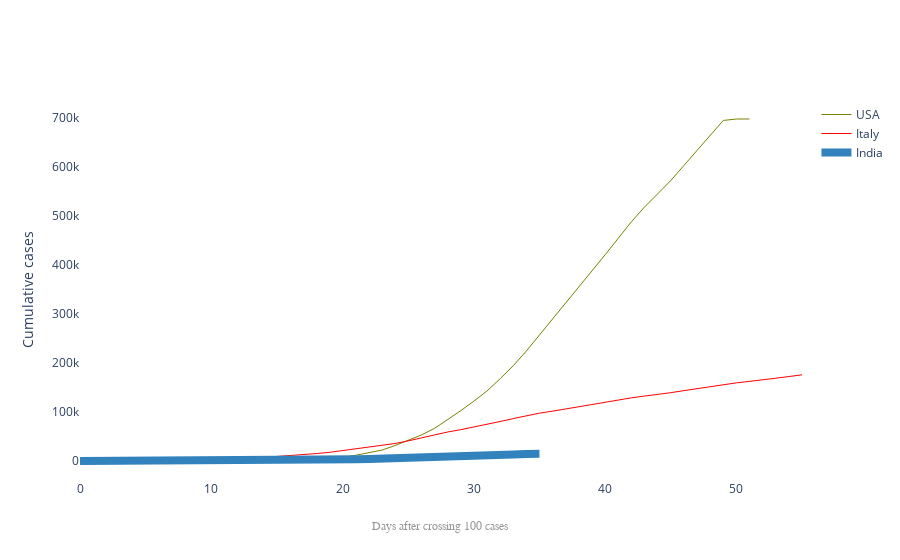

Here is the notebook cell this chart was saved with:
### Code cell
# Trend after crossing 100 cases
# import plotly.graph_objects as go

title = 'Main Source for News'
labels = ['USA', 'Italy', 'India']
colors = ['rgb(122,128,0)', 'rgb(255,0,0)', 'rgb(49,130,189)']

mode_size = [10, 10, 12]
line_size = [1, 1, 8]

fig = go.Figure()


fig.add_trace(go.Scatter(x=dbd_USA['Days after surpassing 100 cases'], 
                 y=dbd_USA['Total Cases'],mode='lines',
                 name=labels[0],
                 line=dict(color=colors[0], width=line_size[0]),            
                 connectgaps=True))
fig.add_trace(go.Scatter(x=dbd_Italy['Days after surpassing 100 cases'], 
                 y=dbd_Italy['Total Cases'],mode='lines',
                 name=labels[1],
                 line=dict(color=colors[1], width=line_size[1]),            
                 connectgaps=True))

fig.add_trace(go.Scatter(x=dbd_India['Days after surpassing 100 cases'], 
                 y=dbd_India['Total Cases'],mode='lines',
                 name=labels[2],
                 line=dict(color=colors[2], width=line_size[2]),            
                 connectgaps=True))
    
    
    
annotations = []

annotations.append(dict(xref='paper', yref='paper', x=0.5, y=-0.1,
                              xanchor='center', yanchor='top',
                              text='Days after crossing 100 cases ',
                              font=dict(family='Arial',
                                        size=12,
                                        color='rgb(150,150,150)'),
                              showarrow=False))

fig.update_layout(annotations=annotations,plot_bgcolor='white',yaxis_title='Cumulative cases')

fig.show()

### Figure 1 — Plotly figure (JSON) as saved in the notebook; plotly's stock layout.template omitted (floating-point values rounded to 4 significant figures)
{"data": [{"connectgaps": true, "line": {"color": "rgb(122,128,0)", "width": 1}, "mode": "lines", "name": "USA", "type": "scatter", "x": [null, null, null, null, null, null, null, null, null, null, null, null, null, null, null, null, null, null, null, null, null, null, null, null, null, null, null, null, null, null, null, null, null, null, null, null, null, 0, 1, 2, 3, 4, 5, 6, 7, 8, 9, 10, 11, 12, 13, 14, 15, 16, 17, 18, 19, 20, 21, 22, 23, 24, 25, 26, 27, 28, 29, 30, 31, 32, 33, 34, 35, 36, 37, 38, 39, 40, 41, 42, 43, 44, 45, 46, 47, 48, 49, 50, 51], "y": [1, 1, 1, 2, 2, 5, 5, 5, 10, 11, 17, 18, 21, 32, 32, 43, 43, 55, 55, 55, 67, 67, 67, 67, 67, 67, 67, 67, 67, 67, 67, 69, 69, 69, 69, 69, 70, 130, 131, 134, 135, 135, 135, 135, 135, 135, 135, 135, 135, 135, 135, 135, 135, 592, 1435, 2418, 4168, 7118, 11687, 17319, 22167, 31567, 41878, 53044, 66495, 83883, 102626, 122078, 142810, 167724, 194379, 224486, 256940, 291136, 324136, 355376, 388878, 420875, 454481, 488233, 518236, 545657, 572298, 603018, 633360, 662927, 695092, 698076, 698076]}, {"connectgaps": true, "line": {"color": "rgb(255,0,0)", "width": 1}, "mode": "lines", "name": "Italy", "type": "scatter", "x": [null, null, null, null, null, null, null, null, null, null, null, null, null, null, null, null, null, null, null, null, null, null, null, null, 0, 1, 2, 3, 4, 5, 6, 7, 8, 9, 10, 11, 12, 13, 14, 15, 16, 17, 18, 19, 20, 21, 22, 23, 24, 25, 26, 27, 28, 29, 30, 31, 32, 33, 34, 35, 36, 37, 38, 39, 40, 41, 42, 43, 44, 45, 46, 47, 48, 49, 50, 51, 52, 53, 54, 55], "y": [2, 2, 2, 2, 2, 2, 3, 3, 3, 3, 3, 3, 3, 3, 3, 3, 3, 3, 3, 3, 3, 3, 20, 79, 157, 229, 323, 470, 655, 889, 1128, 1701, 2036, 2502, 3089, 3858, 4636, 5883, 7375, 9172, 10149, 12462, 15113, 17660, 21157, 24747, 27980, 31506, 35713, 41035, 47021, 53578, 59138, 63927, 69176, 74386, 80589, 86498, 92472, 97689, 101739, 105792, 110574, 115242, 119827, 124632, 128948, 132547, 135586, 139422, 143626, 147577, 152271, 156363, 159516, 162488, 165155, 168941, 172434, 175925]}, {"connectgaps": true, "line": {"color": "rgb(49,130,189)", "width": 8}, "mode": "lines", "name": "India", "type": "scatter", "x": [null, null, null, null, null, null, null, null, null, null, null, null, null, null, null, null, null, null, null, null, null, null, null, null, null, null, null, null, null, null, null, null, null, null, null, null, null, null, null, null, null, null, null, null, 0, 1, 2, 3, 4, 5, 6, 7, 8, 9, 10, 11, 12, 13, 14, 15, 16, 17, 18, 19, 20, 21, 22, 23, 24, 25, 26, 27, 28, 29, 30, 31, 32, 33, 34, 35], "y": [1, 1, 1, 2, 3, 3, 3, 3, 3, 3, 3, 3, 3, 3, 3, 3, 3, 3, 3, 3, 3, 3, 3, 3, 3, 3, 3, 3, 3, 3, 3, 3, 5, 6, 28, 30, 31, 34, 39, 48, 63, 71, 81, 91, 102, 112, 126, 146, 171, 198, 256, 334, 403, 497, 571, 657, 730, 883, 1019, 1139, 1326, 1635, 2059, 2545, 3105, 3684, 4293, 4777, 5349, 5914, 6727, 7598, 8452, 9210, 10453, 11488, 12370, 13432, 14352, 14792]}], "layout": {"annotations": [{"font": {"color": "rgb(150,150,150)", "family": "Arial", "size": 12}, "showarrow": false, "text": "Days after crossing 100 cases ", "x": 0.5, "xanchor": "center", "xref": "paper", "y": -0.1, "yanchor": "top", "yref": "paper"}], "plot_bgcolor": "white", "yaxis": {"title": {"text": "Cumulative cases"}}}}
